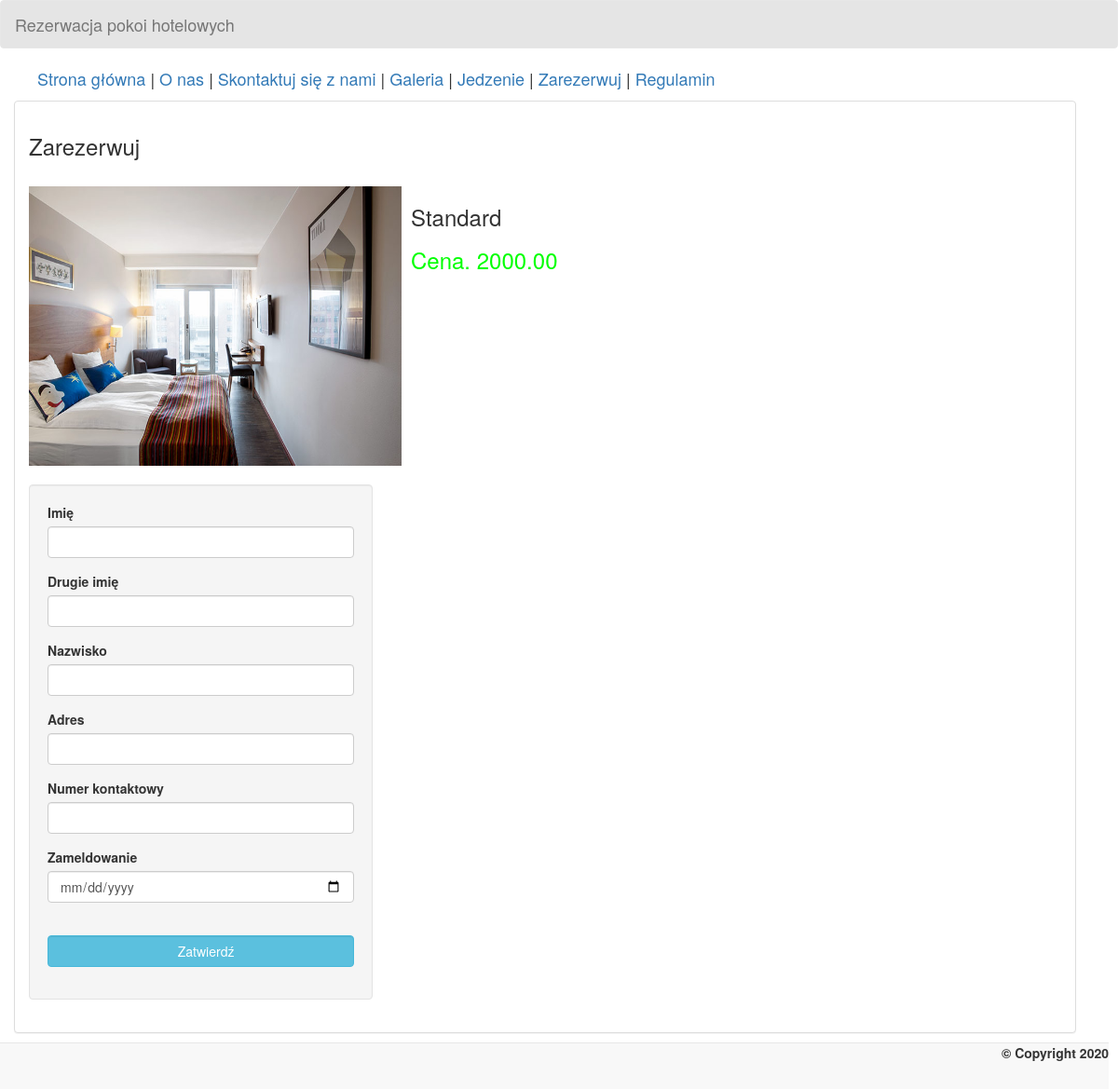
Before: /add_reserve.php?room_id=1 with the older database file.
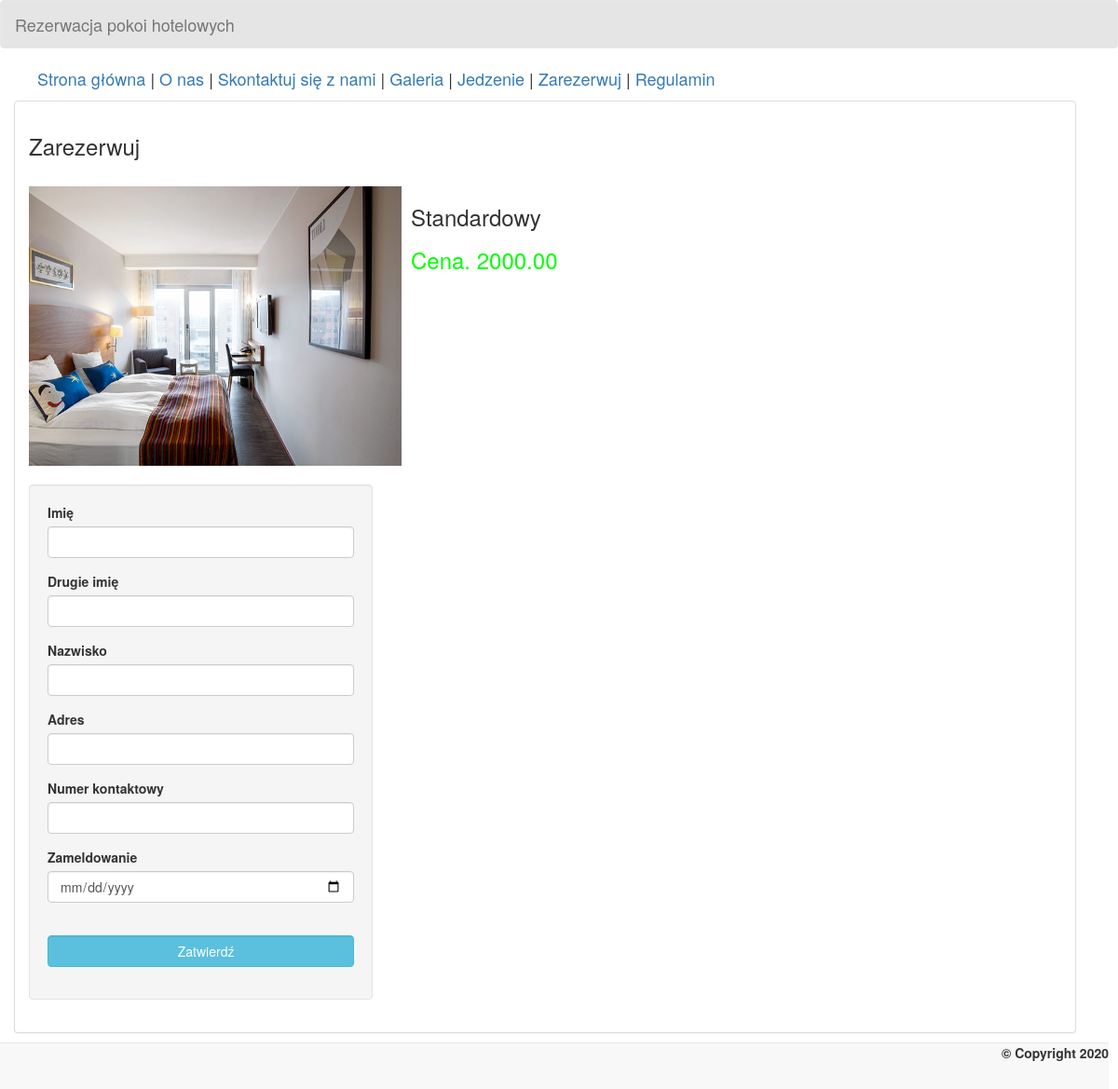
After: the same page with the newer database file.
### tables this page shows
CREATE TABLE `room` (
  `room_id` int(11) NOT NULL,
  `room_type` varchar(50) NOT NULL,
  `price` varchar(11) NOT NULL,
  `photo` varchar(100) NOT NULL
);

### add_reserve.php (the view, shortened to what this page needs)
<!DOCTYPE html>
<html lang = "en">
	<head>
		<link rel = "stylesheet" type = "text/css" href = "css/bootstrap.css " />
		<link rel = "stylesheet" type = "text/css" href = "css/style.css" />
	</head>
<body>
	<nav style = "background-color:rgba(0, 0, 0, 0.1);" class = "navbar navbar-default">
		<div  class = "container-fluid">
			<div class = "navbar-header">
				<a class = "navbar-brand" >Rezerwacja pokoi hotelowych</a>
			</div>
		</div>
	</nav>
	<ul id = "menu">
	<li><a href = "index.php">Strona główna</a></li> |
		<li><a href = "aboutus.php">O nas</a></li> |
		<li><a href = "contactus.php">Skontaktuj się z nami</a></li> |
		<li><a href = "gallery.php">Galeria</a></li> |
		<li><a href = "dineandlounge.php">Jedzenie</a></li> |
		<li><a href = "reservation.php">Zarezerwuj</a></li> |
		<li><a href = "rulesandregulation.php">Regulamin</a></li>
	</ul>
	<div style = "margin-left:0;" class = "container">
		<div class = "panel panel-default">
			<div class = "panel-body">
				<strong><h3>Zarezerwuj</h3></strong>
				<br />
				<?php
					require_once 'admin/connect.php';
					$query = $conn->query("SELECT * FROM `room` WHERE `room_id` = '$_REQUEST[room_id]'") or die(mysql_error());
					$fetch = $query->fetch_array();
				?>
				<div style = "height:300px; width:800px;">
					<div style = "float:left;">
						<img src = "photo/<?php echo $fetch['photo']?>" height = "300px" width = "400px">
					</div>
					<div style = "float:left; margin-left:10px;">
						<h3><?php echo $fetch['room_type']?></h3>
						<h3 style = "color:#00ff00;"><?php echo "Cena. ".$fetch['price'].".00";?></h3>
					</div>
				</div>
				<br style = "clear:both;" />
				<div class = "well col-md-4">
					<form method = "POST" enctype = "multipart/form-data">
						<div class = "form-group">
							<label>Imię</label>
							<input type = "text" class = "form-control" name = "firstname" required = "required" />
						</div>
						<div class = "form-group">
							<label>Drugie imię</label>
							<input type = "text" class = "form-control" name = "middlename" required = "required" />
						</div>
						<div class = "form-group">
							<label>Nazwisko</label>
							<input type = "text" class = "form-control" name = "lastname" required = "required" />
						</div>
						<div class = "form-group">
							<label>Adres</label>
							<input type = "text" class = "form-control" name = "address" required = "required" />
						</div>
						<div class = "form-group">
							<label>Numer kontaktowy</label>
							<input type = "text" class = "form-control" name = "contactno" required = "required" />
						</div>
						<div class = "form-group">
							<label>Zameldowanie</label>
							<input type = "date" class = "form-control" name = "date" required = "required" />
						</div>
						<br />
						<div class = "form-group">
							<button class = "btn btn-info form-control" name = "add_guest"><i class = "glyphicon glyphicon-save"></i>Zatwierdź</button>
						</div>
					</form>
				</div>
				<div class = "col-md-4"></div>
			</div>
		</div>
	</div>
	<br />
	<br />
	<div style = "text-align:right; margin-right:10px;" class = "navbar navbar-default navbar-fixed-bottom">
		<label>&copy; Copyright 2020 </label>
	</div>
</body>
</html>

Changed rows visible on the page:
changed room: room_type "Standard" → "Standardowy"
